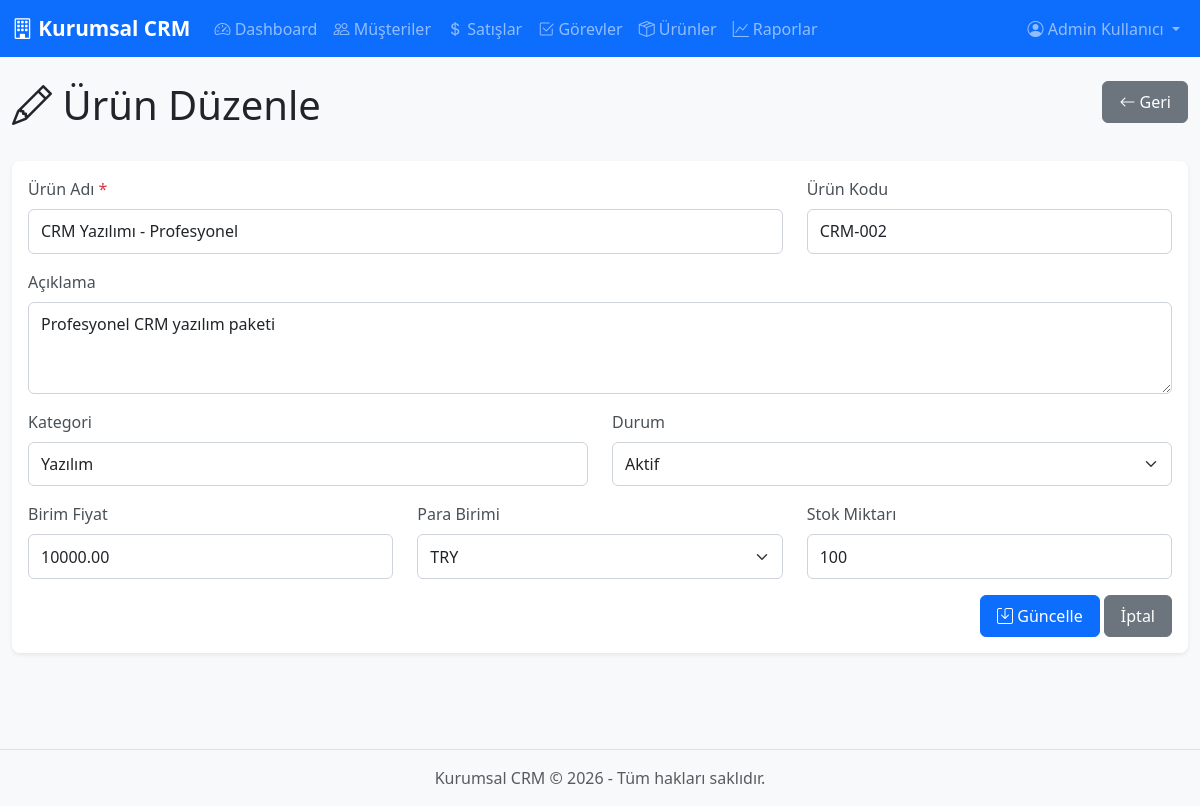
Screenshot of /product_edit.php?id=2 (signed in) with the database file from the repository.
### tables this page shows
CREATE TABLE IF NOT EXISTS products (
    id INT PRIMARY KEY AUTO_INCREMENT,
    product_name VARCHAR(200) NOT NULL,
    product_code VARCHAR(50) UNIQUE,
    description TEXT,
    category VARCHAR(100),
    unit_price DECIMAL(10,2) NOT NULL DEFAULT 0.00,
    currency VARCHAR(3) DEFAULT 'TRY',
    stock_quantity INT DEFAULT 0,
    status ENUM('active', 'inactive') DEFAULT 'active',
    created_at TIMESTAMP DEFAULT CURRENT_TIMESTAMP,
    updated_at TIMESTAMP DEFAULT CURRENT_TIMESTAMP ON UPDATE CURRENT_TIMESTAMP
);

### product_edit.php (the view, shortened to what this page needs)
<?php
require_once 'config.php';
include 'header.php';
$product = null;
if (isset($_GET['id'])) {
    $id = intval($_GET['id']);
    $stmt = $conn->prepare("SELECT * FROM products WHERE id = ?");
    $stmt->bind_param("i", $id);
    $stmt->execute();
    $result = $stmt->get_result();
    $product = $result->fetch_assoc();
} else {
    redirect('products.php');
}
?>
<div class="row mb-4">
    <div class="col-md-6">
        <h1><i class="bi bi-pencil"></i> Ürün Düzenle</h1>
    </div>
    <div class="col-md-6 text-end">
        <a href="products.php" class="btn btn-secondary">
            <i class="bi bi-arrow-left"></i> Geri
        </a>
    </div>
</div>
<div class="card">
    <div class="card-body">
        <form method="POST" action="">
            <div class="row">
                <div class="col-md-8 mb-3">
                    <label class="form-label">Ürün Adı <span class="text-danger">*</span></label>
                    <input type="text" class="form-control" name="product_name" value="<?php echo htmlspecialchars($product['product_name']); ?>" required>
                </div>
                <div class="col-md-4 mb-3">
                    <label class="form-label">Ürün Kodu</label>
                    <input type="text" class="form-control" name="product_code" value="<?php echo htmlspecialchars($product['product_code']); ?>">
                </div>
            </div>
            <div class="row">
                <div class="col-md-12 mb-3">
                    <label class="form-label">Açıklama</label>
                    <textarea class="form-control" name="description" rows="3"><?php echo htmlspecialchars($product['description']); ?></textarea>
                </div>
            </div>
            <div class="row">
                <div class="col-md-6 mb-3">
                    <label class="form-label">Kategori</label>
                    <input type="text" class="form-control" name="category" value="<?php echo htmlspecialchars($product['category']); ?>">
                </div>
                <div class="col-md-6 mb-3">
                    <label class="form-label">Durum</label>
                    <select class="form-select" name="status">
                        <option value="active" <?php echo $product['status'] == 'active' ? 'selected' : ''; ?>>Aktif</option>
                    </select>
                </div>
            </div>
            <div class="row">
                <div class="col-md-4 mb-3">
                    <label class="form-label">Birim Fiyat</label>
                    <input type="number" step="0.01" class="form-control" name="unit_price" value="<?php echo $product['unit_price']; ?>">
                </div>
                <div class="col-md-4 mb-3">
                    <label class="form-label">Para Birimi</label>
                    <select class="form-select" name="currency">
                        <option value="TRY" <?php echo $product['currency'] == 'TRY' ? 'selected' : ''; ?>>TRY</option>
                    </select>
                </div>
                <div class="col-md-4 mb-3">
                    <label class="form-label">Stok Miktarı</label>
                    <input type="number" class="form-control" name="stock_quantity" value="<?php echo $product['stock_quantity']; ?>">
                </div>
            </div>
            <div class="text-end">
                <button type="submit" class="btn btn-primary">
                    <i class="bi bi-save"></i> Güncelle
                </button>
                <a href="products.php" class="btn btn-secondary">İptal</a>
            </div>
        </form>
    </div>
</div>
<?php include 'footer.php'; ?>

### style.css (style rules this page uses)
:root { --primary-color: #0d6efd; --secondary-color: #6c757d; --success-color: #198754; --danger-color: #dc3545; --warning-color: #ffc107; --info-color: #0dcaf0; }
body { font-family: 'Segoe UI', Tahoma, Geneva, Verdana, sans-serif; background-color: #f8f9fa; }
.card { border: none; box-shadow: 0 0.125rem 0.25rem rgba(0, 0, 0, 0.075); border-radius: 0.5rem; margin-bottom: 1.5rem; }
.btn { padding: 0.5rem 1rem; border-radius: 0.375rem; font-weight: 500; transition: all 0.2s; }
.form-label { font-weight: 500; color: #495057; margin-bottom: 0.5rem; }
.form-control, .form-select { border-radius: 0.375rem; border: 1px solid #ced4da; padding: 0.575rem 0.75rem; }

### rows the page displays
products: product_name "CRM Yazılımı - Profesyonel", product_code "CRM-002", description "Profesyonel CRM yazılım paketi", category "Yazılım", status "Aktif", unit_price "10000.00", currency "TRY", stock_quantity "100"

### other values shown
$user['full_name'] "Admin Kullanıcı"
